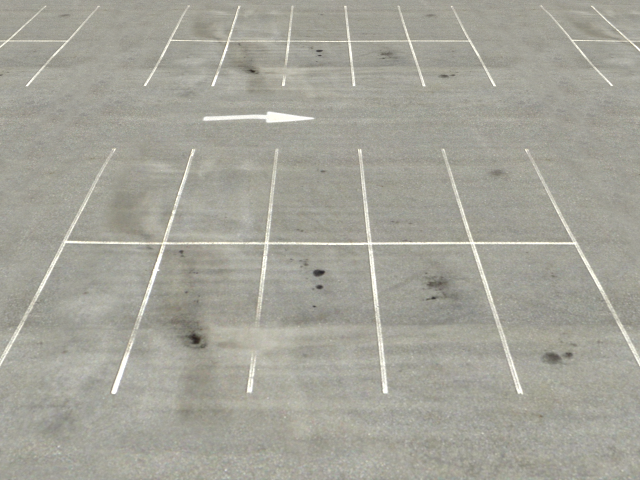
#> input picture inputTest.png, 640 x 480 px
$ python LSD.py
#> lines starting #> are read from the running program, lines starting #| are printed output that depends on the picture; after the words box and inside, x2 and y2 are one past the last pixel; in counts of white or black regions, pixels touching at a corner belong together
#> further down, img is the input picture: shape (480, 640, 3); mean B, G, R 153.2, 163.3, 164.3
#MD

'''
Line Detector so we can use lines and points from image to spot parking spots
there is a Space class that will save all the data
a line Class that save line points and other
and we use openCv to detect lines
        -----------------
once the lines and points are collected we should compute them to get parking
spaces that we could shape with the time ( cars parking in )
        ---------

'''

from audioop import cross
from cmath import cos
import copy
import math
import time
import cv2
from cv2 import CALIB_USE_QR
import numpy as np
import matplotlib.pyplot as plt
import matplotlib
import math
import keyboard
import ast
import random
from scipy import stats

class Parking():
    def __init__(self,lines) -> None:
        self.lines=[]
        self.graphStrcut={}
        self.intersection={}
        self.nodes={}
        self.points=[]
        lines.sort(key=lambda k: [k[0],k[1]])
        for idc,l in enumerate(lines) :
            self.points+=l
            print(len(self.points))
            leninter=len([intersect(l,l2) for l2 in lines if intersect(l,l2)!=None])
            self.lines.append(Line(coords=l,ID=idc,inter=leninter))
        self.lines.sort(key=lambda k: k.lensections,reverse=True)
        dumplines = self.lines.copy()
        for we,l in enumerate(self.lines):
            if l not in dumplines:continue
            print(l)

            interpt=[intersect(l.coord,l2.coord) for l2 in self.lines ]
            interid=[i for i in range(len(interpt)) if interpt[i]!=None ]
            if len(interid)==0:continue

            for d in interid :
                try:

                    dumplines.remove(self.lines[d])
                    dumplines.remove(self.lines[we])
                except:pass
            self.graphStrcut[we]=interid
            self.intersection[we]={}
            for d in interid:self.intersection[we][d]=interpt[d]
        for yu in self.intersection:
            self.nodes[yu]={}
            for ee,ii in enumerate(self.intersection[yu]):
                print('-----------',self.lines[ii].coord)
                print(self.intersection[yu][ii])
                a=self.intersection[yu][ii]
                b=self.lines[ii].coord
                l1x= self.lines[ii].coord[:2]
                l11=[[b[0][0],b[0][1]],[a[0],a[1]]]
                l1=Line(l11,-1,1)
                l2x= self.lines[ii].coord[2:]

                l22=[[a[0],a[1]],[b[1][0],b[1][1]]]

                print(l22)

                l2=Line(l22,-1,1)
                self.nodes[yu][ii]=[]
                self.nodes[yu][ii].append(l1)
                self.nodes[yu][ii].append(l2)


class Line():
    def __init__(self,coords,ID,inter) -> None:
        self.coord=coords
        self.LineID=ID
        self.intersections=[]
        self.lensections=inter
        self.linelen=round(math.sqrt((coords[0][0]-coords[1][0])**2+(coords[1][0]-coords[1][1])**2),3)

    def __repr__(self) -> str:
        return f'Line {self.LineID} cross :{self.lensections} long : {self.linelen} px '
    # [9 lines left out: function printIntersections, not called in this run]


def intersect(l1,l2):
    x1,y1 = l1[0]
    x2,y2 = l1[1]
    x3,y3 = l2[0]
    x4,y4 = l2[1]
    denom = (y4-y3)*(x2-x1) - (x4-x3)*(y2-y1)
    if denom == 0: # parallel
        return None
    ua = ((x4-x3)*(y1-y3) - (y4-y3)*(x1-x3)) / denom
    if ua < 0 or ua > 1: # out of range
        return None
    ub = ((x2-x1)*(y1-y3) - (y2-y1)*(x1-x3)) / denom
    if ub < 0 or ub > 1: # out of range
        return None
    x = x1 + ua * (x2-x1)
    y = y1 + ua * (y2-y1)
    return (x,y)


######################################### MAIN #############################################


def detectLines(file):
    #store the y=mx+b lines
#> called with file = 'inputTest.png'
    global space
    bigLines=[]
    #we read the frame/picture
    img = cv2.imread(file)
    img=cv2.resize(img,[640,480])
    #filter
    gr=cv2.cvtColor(src=img, code=cv2.COLOR_BGR2GRAY)
    #filter to lower details
    blur_gray = cv2.GaussianBlur(src=gr, ksize=(5, 5), sigmaX=0)
    #threshold used for canny edges detection
    thresholds=[20, 200,]
    #state str
    state=f'{file},threshold: {thresholds[0]}-{thresholds[1]}'
    #clear plt for next picture
    plt.clf()
    #set new plt title
    plt.title(state)

    #canny edge detection filter
    edges = cv2.Canny(image=blur_gray, threshold1=thresholds[0], threshold2=thresholds[1], apertureSize=3)
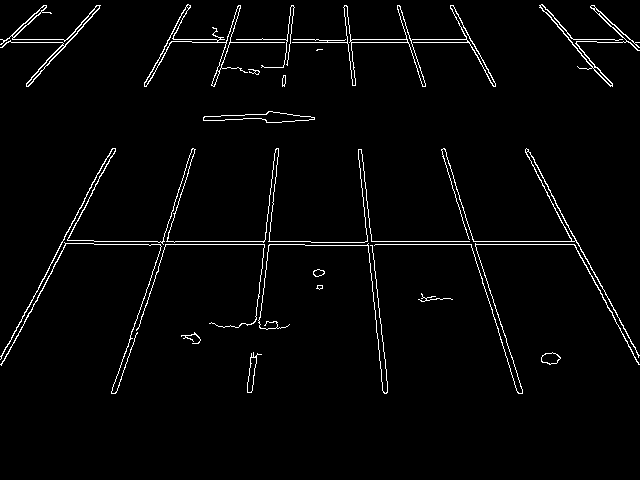
#> edges: shape (480, 640); 2.5% white in thin lines or dots, all inside (x1, y1, x2, y2) = (0, 4, 640, 394)
    #print state of actual image
    print(state)
    #lsd = cv2.createLineSegmentDetector(0)   --  never worked with this one --
    #lines = lsd.detect(edges)[0] #Position 0 of the returned tuple are the detected lines

    #Detect lines in the image with HoughLinesP !! the parameters are not optimal !!
    #cv.HoughLinesP(	image, rho, theta, threshold[, lines[, minLineLength[, maxLineGap]]]	) ->	lines
    lines = cv2.HoughLinesP(edges, 1, np.pi / 180, 50, None, 50, 50)  # !  Lines= Detected lines
#> lines = 52 rows, first 6: [365, 241, 576, 241], [167, 42, 472, 42], [367, 244, 578, 244], [568, 39, 630, 39], [443, 148, 522, 391], [361, 149, 387, 392]
    #get the size of the image
    i,j= img.shape[:2]
    #Canny filter gives us a picture of active(255)/not active(0) pixels in the picture
    #so we can iterate in the picture to spot the active pixels
    lescord=[(x,y) for x in range(i) for y in range(j) if edges[x,y]==255]
#> lescord = 7744 pairs, first value 4 to 393, second value 0 to 639
    # we create a matrix with the size of the picture (i x j) init to 0
    space=np.full((i+10,j+10),0)
    #we mark our active pixels as 1 in the space matrix
    for x,y in lescord:
        space[x,y]=1
#> this loop made 7744 passes
#> (x, y) on passes 1 to 3: (4, 187), (4, 188), (4, 541)
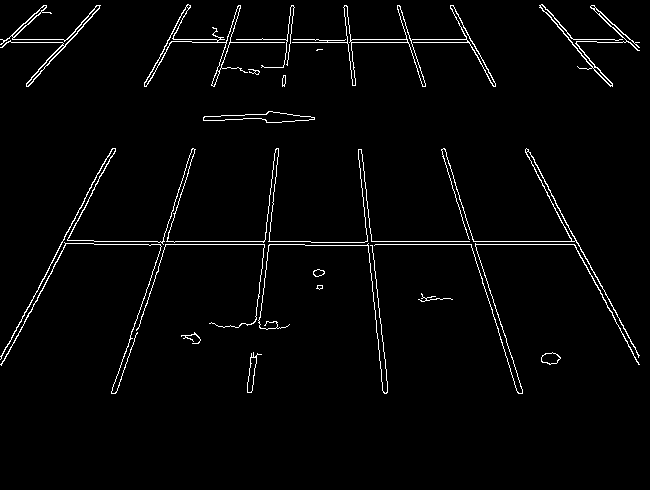
#> space: shape (490, 650) int64; values 0 (black) and 1 (white), 2.4% white in thin lines or dots, all inside (x1, y1, x2, y2) = (0, 4, 640, 394)
    #we put our picture in matplotlib board

    plt.imshow(img)
    #list where we save the line equations
    bigLines=[]
    #(new idea) list of intersection points
    comp=[]
    #we iterate detected lines
    splittedLines=[]
    for ff,line1 in enumerate(lines):
        #line1 => [[line]] so we convert to line1 => [[x0,y0],[x1,y1]]
        line1=[line1[0][:2],line1[0][2:]]
        #calculate the slope of the line:    det = (y1-y0)/(x1-x0)
        #   if same x absis slope is vertical :)  det=0
        if line1[1][0]!=line1[0][0]:
            det = (line1[1][1]-line1[0][1])/(line1[1][0]-line1[0][0])
        else:det=0
        #update title with plotting line number
        plt.title(f'Low Detail image')
        #create list of number from 0 to picture width (x)
        x = np.linspace(0,j,j)
        #compute y images ( height)
        y= det*(x-line1[1][0])+line1[1][1]
        # absis origin point y0=m*(x1-0)+y1
        y0= det*(0-line1[1][0])+line1[1][1]
        #new x y list to filter points
        nx=[]
        dx=[]
        ny=[]
        dy=[]
        #we check our line by iterating the  points
############################### DETECTED LINES FILTERING ###############################
        for s in range(len(x)):
            #skip if point is not on picture size range (0-i for y) (0-j for x but already satisfafied)
            if  (int(y[s])>=i or int(y[s])<0) or (int(x[s])>=j or x[s]<0) :continue
            #Skip if point is not active according to space matrix
            #We check points arount the current not active points (if line not shaped corectly)
            if space[int(y[s]),int(x[s])]==0:
                for u in range(-2,2):
                    for v in range(-2,2):
                        try:t= space[int(y[s])+v,int(x[s])+u]
                        except: t=0
                        if t>0:
                            #increment space index to manifest more trust for the point (since the point is on active pixel and is part of a line)
                            try:space[int(y[s])+v,int(x[s])+u]+=1
                            except:continue
                            # add x y to new lists
                            nx.append(int(x[s])+u)
                            ny.append(int(y[s])+v)
                dx.append(x[s])
                dy.append(y[s])
            #if its active point and in pciture size
            else:
                #increment space index to manifest more trust for the point (since the point is on active pixel and is part of a line)
                space[int(y[s]),int(x[s])]+=1
                # add x y to new lists
                nx.append(x[s])
                ny.append(y[s])
                dx.append(x[s])
                dy.append(y[s])
        #list containing our x and y and  the slope our y0 and representation of 4 points of the line
        if len(dx)<2 : continue
        try:
         equa=[nx,ny,det,y0,[[dx[0],dy[0]],[dx[-1],dy[-1]]]]
        # equa=[dx,dy,det,y0,[[dx[0],dy[0]],[dx[-1],dy[-1]]]]
        except:pass
        #if fist iteration add line
        if len(bigLines)==0:
            bigLines.append(equa)
            continue
        #we suppose a new line
        newLine=True
        #we iterate trought saved lines
        #current line
        currentLine=equa[-1]
        l1=(currentLine[1][0]-currentLine[0][0],currentLine[1][1]-currentLine[0][1])
        #compared lines
        for bv,compareLine in enumerate(bigLines):
            #loop line
            compareLine=compareLine[-1]
            l2=(compareLine[1][0]-compareLine[0][0],compareLine[1][1]-compareLine[0][1])
            costeta=(np.dot(l1,l2))/(math.sqrt(l2[0]**2+l2[1]**2)*(math.sqrt(l1[0]**2+l1[1]**2)))
            diffs=[abs(currentLine[i][j]-compareLine[i][j]) for i in range(2) for j in range(2)]
            diffxy=30
            if costeta<0.3:
                stateee='Perpendicular'
            if all(x<diffxy for x in diffs) and (costeta>0.78):
                newLine=False
                break
        if newLine:
            bigLines.append(equa)
#> this loop made 52 passes
#> (line1, det, y0, currentLine, l1) on passes 2 to 5: ([[167, 42], [472, 42]], 0, 42, [[0, 42], [639, 42]], (639, 0)), ([[367, 244], [578, 244]], 0, 244, [[0, 244], [639, 244]], (639, 0)), ([[568, 39], [630, 39]], 0, 39, [[0, 39], [639, 39]], (639, 0)), ([[443, 148], [522, 391]], 3.08, -1214.6, [[394.6, -0.825], [550.9, 479.8]], (156.2, 480.6))
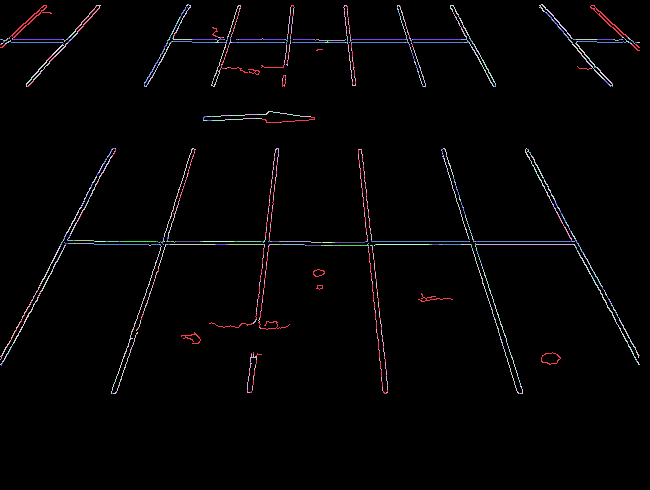
#> space: shape (490, 650) int64; 23 distinct labels, from 0 to 22; one colour per label, 0 black
#> after the loop, bigLines = 11 items; compareLine = [[0, 42], [639, 42]]
################################################################################################################
######## Line Splitting ########
    for llf in bigLines:
     filteredLines=[]
     cleanX=list(set(llf[0]))
     def myfunc(x):
            return llf[2] * x + llf[3]
     cleanY=list(map(myfunc, cleanX))
     LinebyPoints=[(cleanX[xx],cleanY[xx]) for xx in range(len(cleanX)) if 0<cleanX[xx] and 0<cleanY[xx]]
     LinebyPoints.sort(key=lambda k: [k[1], k[0]])
     ita=0
     for i in range(len(LinebyPoints)-1):
        VectDist=math.dist(LinebyPoints[i],LinebyPoints[i+1])
        if VectDist>10:
            try:
                filteredLines.append([LinebyPoints[ita],LinebyPoints[i]])
                ita=i+1
            except:pass#a voir
     try:
      filteredLines.append([LinebyPoints[ita],LinebyPoints[i]])
      splittedLines=splittedLines+filteredLines
     except:pass
#> this loop made 11 passes
#> splittedLines on pass 1: [[(61, 241), (576.9, 241)]]

    return splittedLines

################################

'''
######################################


        plt.scatter([x[0] for x in inter],[x[1] for x in inter],color='r')
    for line in LineObject:
        line.printIntersections()

#####################################


'''


     #plt.plot([llf[-1][0][0],llf[-1][1][0]],[llf[-1][0][1],llf[-1][1][1]],color='g')
     #plt.plot([llf[0][0],llf[0][-1]],[llf[1][0],llf[1][-1]],color='g',linewidth=5)


# Images

# Inference

# Results


#all files to test ( must be pictores of parking space with min number of cars empty if possible for now)
files = ['inputTest.png','input.jpg','input1.webp','int.webp','outin.webp','parking2.jpg',]
#files to test
#random.shuffle(files)
#if you want random demo order
iy=1
for po,file in enumerate(files):
    img = cv2.imread(file)
    img=cv2.resize(img,[640,480])
    li=detectLines(file)
#> li = 24 items
    parkingPlace=Parking(li)
#> the loop in __init__, `for idc,l in enumerate(lines) :` made 24 passes
#> (printed output is left out)
#> the loop in __init__, `for we,l in enumerate(self.lines):` made 24 passes
#| Line 1 cross :6 long : 615.617 px
#| Line 4 cross :5 long : 529.16 px
#| Line 0 cross :1 long : 74.465 px
#| Line 7 cross :1 long : 78.058 px
#| Line 22 cross :1 long : 530.906 px
#> (further printed lines are left out)
#> the loop in __init__, `for yu in self.intersection:` made 5 passes
#> yu on passes 4 to 5: 7, 17
#> (printed output is left out)


    ld=sorted(parkingPlace.lines,key=lambda k: k.linelen,reverse=True)
    for lg in ld :
        print(lg)
#> this loop made 24 passes
#| Line 1 cross :6 long : 615.617 px
#| Line 23 cross :1 long : 599.977 px
#| Line 22 cross :1 long : 530.906 px
#| Line 4 cross :5 long : 529.16 px
#| Line 20 cross :0 long : 413.178 px
#> (further printed lines are left out)


    for l in parkingPlace.graphStrcut:
        #if l>3:continue
        plt.plot([parkingPlace.lines[l].coord[0][0],parkingPlace.lines[l].coord[-1][0]],[parkingPlace.lines[l].coord[0][1],parkingPlace.lines[l].coord[-1][1]],color='r',linewidth=3)
        coordsIntNext=None

        for ll in parkingPlace.graphStrcut[l]:
            #plt.plot([parkingPlace.lines[ll].coord[0][0],parkingPlace.lines[ll].coord[-1][0]],[parkingPlace.lines[ll].coord[0][1],parkingPlace.lines[ll].coord[-1][1]],color='g')
            if l in parkingPlace.intersection and ll in parkingPlace.intersection[l]:
                if coordsIntNext==None:
                 coordsIntNext=parkingPlace.intersection[l][ll]
                 curl,curll=l,ll
                 continue
                coordsInt=coordsIntNext

                coordsIntNext=parkingPlace.intersection[l][ll]


                print(f'mainline {l} with inter {ll}')
                plt.scatter(coordsInt[0],coordsInt[1],color='b')
                savedG=[]
                while True:
                    plt.imshow(img)
                    box=[coordsInt,coordsIntNext,parkingPlace.nodes[l][ll][0].coord[0],parkingPlace.nodes[curl][curll][0].coord[0]]
                    box2=[coordsInt,coordsIntNext,parkingPlace.nodes[l][ll][1].coord[1],parkingPlace.nodes[curl][curll][1].coord[1]]
                    #box3=[parkingPlace.points[random.randint(0,len(parkingPlace.points)-1)] for i in range(4)]
                    '''
                    randomnode=random.choice(list(parkingPlace.nodes.keys()))
                    randomline=random.choice(list(parkingPlace.nodes[randomnode].keys()))
                    point1 =parkingPlace.nodes[randomnode][randomline][random.randint(0,1)].coord[random.randint(0,1)]
                    randomline=random.choice(list(parkingPlace.nodes[randomnode].keys()))
                    point2 =parkingPlace.nodes[randomnode][randomline][random.randint(0,1)].coord[random.randint(0,1)]
                    point3 =parkingPlace.nodes[randomnode][randomline][random.randint(0,1)].coord[random.randint(0,1)]
                    randomline=random.choice(list(parkingPlace.nodes[randomnode].keys()))
                    point4 =parkingPlace.nodes[randomnode][randomline][random.randint(0,1)].coord[random.randint(0,1)]
                    data=f'{box3s},'
                    if box3s  in savedG:
                        continue
                    savedG.append(box3s)
                    '''
                   # box3=[point1,point2,point3,point4]
                    #box3s=[int(box3[i][j]) for i in range (2) for j in range(2)]
                    #print(box3s)
                    print(f'{len(savedG)} ',end='\r')
                    curl,curll=l,ll
                    from matplotlib.patches import Polygon
                    r = random.random()
                    b = random.random()
                    g = random.random()
                    color = (r, g, b)
                    polygon1 = Polygon(box,color=color)
                    r = random.random()
                    b = random.random()
                    g = random.random()
                    color = (r, g, b)
                    polygon2 = Polygon(box2,color=color)
                    polygon3 = Polygon(box2,color=color)
                    plt.gca().add_patch(polygon1)
                    plt.pause(0.01)
                    plt.gca().add_patch(polygon2)
                    break

                    #plt.gca().add_patch(polygon3)
                    #plt.pause(0.5)


        for n in parkingPlace.nodes[l]:
            for ll in  parkingPlace.nodes[l][n]:pass
#> this loop made 5 passes
#> (printed output is left out)
#> pass 1, `plt.pause(0.01)`:
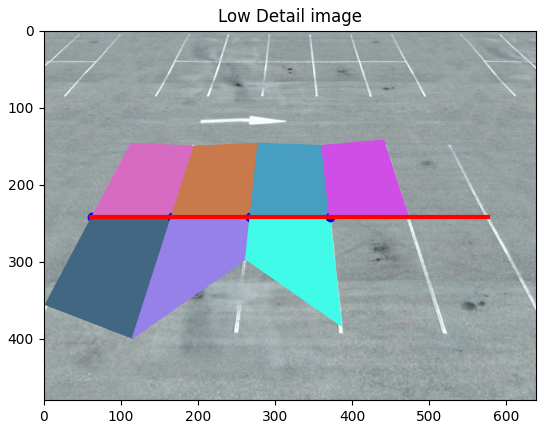
#> figure drawn by matplotlib, 1 panel; B, G, R data is drawn as R, G, B
#> pass 1, `plt.pause(0.01)`:
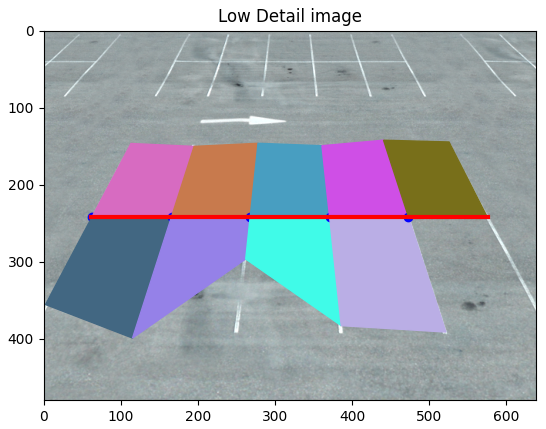
#> figure drawn by matplotlib, 1 panel; B, G, R data is drawn as R, G, B
#> pass 2, `plt.pause(0.01)`:
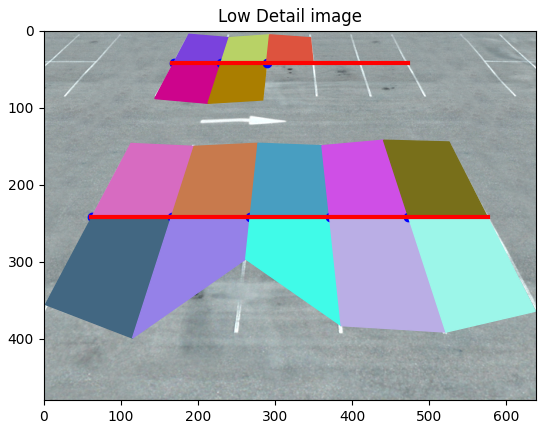
#> figure drawn by matplotlib, 1 panel; B, G, R data is drawn as R, G, B
             # [6 lines of commented-out code are left out]

    plt.show()
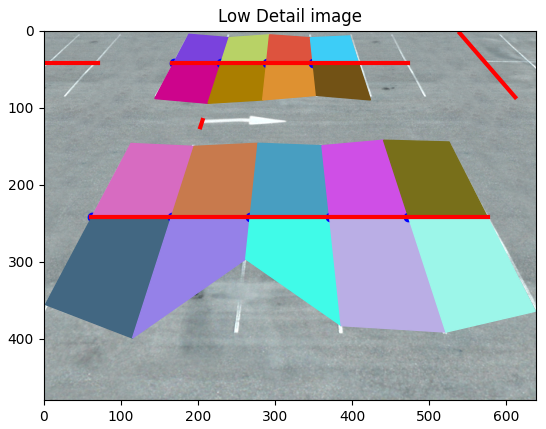
#> figure drawn by matplotlib, 1 panel; B, G, R data is drawn as R, G, B
#> (the run stopped early here; a loop or call above may not have finished)
